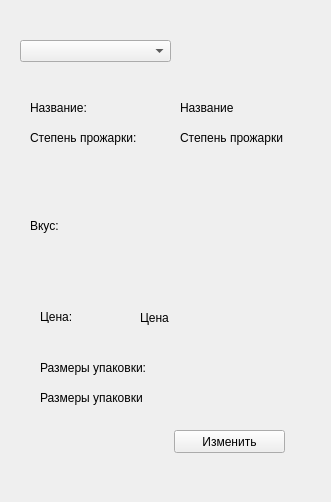
<?xml version="1.0" encoding="UTF-8"?>
<ui version="4.0">
 <class>Form</class>
 <widget class="QWidget" name="Form">
  <property name="geometry">
   <rect>
    <x>0</x>
    <y>0</y>
    <width>331</width>
    <height>502</height>
   </rect>
  </property>
  <property name="windowTitle">
   <string>Form</string>
  </property>
  <widget class="QPushButton" name="pushButton">
   <property name="geometry">
    <rect>
     <x>174</x>
     <y>430</y>
     <width>111</width>
     <height>23</height>
    </rect>
   </property>
   <property name="text">
    <string>Изменить</string>
   </property>
  </widget>
  <widget class="QComboBox" name="comboBox">
   <property name="geometry">
    <rect>
     <x>20</x>
     <y>40</y>
     <width>151</width>
     <height>22</height>
    </rect>
   </property>
  </widget>
  <widget class="QLabel" name="label">
   <property name="geometry">
    <rect>
     <x>30</x>
     <y>100</y>
     <width>81</width>
     <height>16</height>
    </rect>
   </property>
   <property name="text">
    <string>Название:</string>
   </property>
  </widget>
  <widget class="QLabel" name="label_2">
   <property name="geometry">
    <rect>
     <x>30</x>
     <y>130</y>
     <width>111</width>
     <height>16</height>
    </rect>
   </property>
   <property name="text">
    <string>Степень прожарки:</string>
   </property>
  </widget>
  <widget class="QLabel" name="label_3">
   <property name="geometry">
    <rect>
     <x>30</x>
     <y>160</y>
     <width>211</width>
     <height>16</height>
    </rect>
   </property>
   <property name="text">
    <string/>
   </property>
  </widget>
  <widget class="QLabel" name="label_4">
   <property name="geometry">
    <rect>
     <x>30</x>
     <y>180</y>
     <width>271</width>
     <height>91</height>
    </rect>
   </property>
   <property name="text">
    <string>Вкус:</string>
   </property>
   <property name="wordWrap">
    <bool>true</bool>
   </property>
  </widget>
  <widget class="QLabel" name="label_5">
   <property name="geometry">
    <rect>
     <x>40</x>
     <y>310</y>
     <width>47</width>
     <height>13</height>
    </rect>
   </property>
   <property name="text">
    <string>Цена:</string>
   </property>
  </widget>
  <widget class="QLabel" name="label_6">
   <property name="geometry">
    <rect>
     <x>140</x>
     <y>310</y>
     <width>151</width>
     <height>16</height>
    </rect>
   </property>
   <property name="text">
    <string>Цена</string>
   </property>
  </widget>
  <widget class="QLabel" name="label_7">
   <property name="geometry">
    <rect>
     <x>180</x>
     <y>130</y>
     <width>131</width>
     <height>16</height>
    </rect>
   </property>
   <property name="text">
    <string>Степень прожарки</string>
   </property>
  </widget>
  <widget class="QLabel" name="label_8">
   <property name="geometry">
    <rect>
     <x>180</x>
     <y>100</y>
     <width>81</width>
     <height>16</height>
    </rect>
   </property>
   <property name="text">
    <string>Название</string>
   </property>
  </widget>
  <widget class="QLabel" name="label_9">
   <property name="geometry">
    <rect>
     <x>40</x>
     <y>360</y>
     <width>131</width>
     <height>16</height>
    </rect>
   </property>
   <property name="text">
    <string>Размеры упаковки:</string>
   </property>
  </widget>
  <widget class="QLabel" name="label_10">
   <property name="geometry">
    <rect>
     <x>40</x>
     <y>390</y>
     <width>241</width>
     <height>16</height>
    </rect>
   </property>
   <property name="text">
    <string>Размеры упаковки</string>
   </property>
  </widget>
 </widget>
 <resources/>
 <connections/>
</ui>
